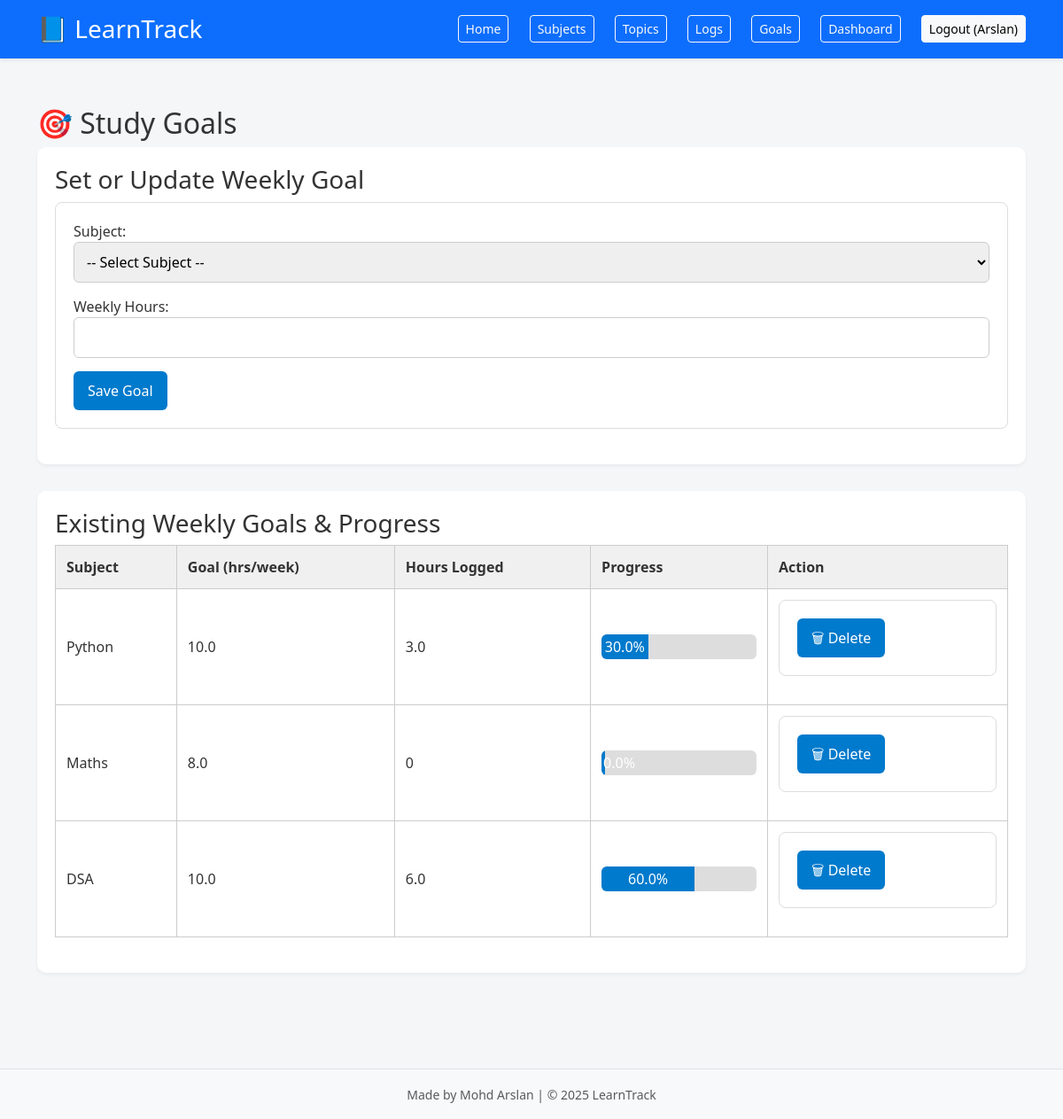
The page /goals (signed in) on the database its author committed.
### tables this page shows
CREATE TABLE users (
                id INTEGER PRIMARY KEY AUTOINCREMENT,
                username TEXT NOT NULL UNIQUE,
                password TEXT NOT NULL
            );

CREATE TABLE goals (
                id INTEGER PRIMARY KEY AUTOINCREMENT,
                subject_id INTEGER,
                weekly_hours REAL NOT NULL,
                user_id INTEGER NOT NULL,
                FOREIGN KEY(subject_id) REFERENCES subjects(id),
                FOREIGN KEY(user_id) REFERENCES users(id)
            );

CREATE TABLE subjects (
                id INTEGER PRIMARY KEY AUTOINCREMENT,
                name TEXT NOT NULL,
                user_id INTEGER NOT NULL,
                FOREIGN KEY(user_id) REFERENCES users(id)
            );

### api/goals_routes.py (the view, shortened to what this page needs)
@goal_bp.route('/goals', methods=['GET', 'POST'])
@login_required
def goals():
    with get_connection() as conn:
        cursor = conn.cursor()
        cursor.execute("SELECT id, name FROM subjects WHERE user_id = ?", (current_user.id,))
        subjects = cursor.fetchall()
        cursor.execute('''
            SELECT g.id, s.name, g.weekly_hours,
                IFNULL((
                    SELECT SUM(hours) FROM logs
                    WHERE subject_id = g.subject_id AND user_id = ?
                ), 0) as total_hours
            FROM goals g
            JOIN subjects s ON g.subject_id = s.id
            WHERE g.user_id = ?
        ''', (current_user.id, current_user.id))
        goals = cursor.fetchall()
    return render_template('goals.html', goals=goals, subjects=subjects)

### app.py (called while the page is built)
@login_manager.user_loader
def load_user(user_id):
    with get_connection() as conn:
        cursor = conn.cursor()
        cursor.execute("SELECT username FROM users WHERE id = ?", (user_id,))
        row = cursor.fetchone()
        if row:
            return User(user_id, row[0])  # ✅ Return a User object
        return None

### models.py (called while the page is built)
def get_connection():
    return sqlite3.connect(DB_NAME)

### templates/goals.html (shortened to what this page needs)
{% extends 'base.html' %}
{% block content %}
<h2>🎯 Study Goals</h2>
<div class="dashboard-section">
    <h3>Set or Update Weekly Goal</h3>
    <form method="POST" onsubmit="return validateForm();">
        <label for="subject_id">Subject:</label>
        <select name="subject_id" id="subject_id" required>
            <option value="">-- Select Subject --</option>
        </select>
        <label for="weekly_hours">Weekly Hours:</label>
        <input type="number" name="weekly_hours" id="weekly_hours" step="0.1" min="0" required>
        <button type="submit">Save Goal</button>
    </form>
</div>
<div class="dashboard-section">
    <h3>Existing Weekly Goals & Progress</h3>
    {% if goals %}
    <table>
        <tr>
            <th>Subject</th>
            <th>Goal (hrs/week)</th>
            <th>Hours Logged</th>
            <th>Progress</th>
            <th>Action</th>
        </tr>
        {% for goal in goals %}
        {% set percentage = (goal[3] / goal[2]) * 100 if goal[2] > 0 else 0 %}
        <tr>
            <td>{{ goal[1] }}</td>
            <td>{{ goal[2] }}</td>
            <td>{{ goal[3]|round(1) }}</td>
            <td style="width: 200px;">
                <div style="background-color: #ddd; border-radius: 6px; overflow: hidden;">
                    <div style="width: {{ percentage if percentage <= 100 else 100 }}%; background-color: #007acc; color: white; text-align: center; padding: 2px;">
                        {{ percentage|round(1) }}%
                    </div>
                </div>
            </td>
            <td>
                <form method="POST" action="{{ url_for('goals.delete_goal', id=goal[0]) }}" onsubmit="return confirm('Delete this goal?');">
                    <button type="submit">🗑 Delete</button>
                </form>
            </td>
        </tr>
        {% endfor %}
    </table>
    {% else %}
        <p>No goals added yet.</p>
    {% endif %}
</div>
{% endblock %}

### templates/base.html (shortened to what this page needs)
<!DOCTYPE html>
<html lang="en">
<head>
    <link href="https://cdn.jsdelivr.net/npm/bootstrap@5.3.0/dist/css/bootstrap.min.css" rel="stylesheet">
    <link rel="stylesheet" href="{{ url_for('static', filename='style.css') }}">
</head>
<body>
<header class="bg-primary text-white p-3 shadow-sm mb-4">
    <div class="container d-flex justify-content-between align-items-center flex-wrap">
        <h1 class="fs-3 mb-0"><a href="{{ url_for('dashboard.index') }}" class="text-white text-decoration-none">📘 LearnTrack</a></h1>
        <nav class="mt-2 mt-sm-0">
            <a href="{{ url_for('dashboard.index') }}" class="btn btn-outline-light btn-sm me-1">Home</a>
            <a href="{{ url_for('subjects.subjects') }}" class="btn btn-outline-light btn-sm me-1">Subjects</a>
            <a href="{{ url_for('topics.topics') }}" class="btn btn-outline-light btn-sm me-1">Topics</a>
            <a href="{{ url_for('logs.log_study') }}" class="btn btn-outline-light btn-sm me-1">Logs</a>
            <a href="{{ url_for('goals.goals') }}" class="btn btn-outline-light btn-sm me-1">Goals</a>
            <a href="{{ url_for('dashboard.dashboard') }}" class="btn btn-outline-light btn-sm me-1">Dashboard</a>
            {% if current_user.is_authenticated %}
                <a href="{{ url_for('auth.logout') }}" class="btn btn-light btn-sm">Logout ({{ current_user.username }})</a>
            {% else %}
                <a href="{{ url_for('auth.login') }}" class="btn btn-light btn-sm me-1">Login</a>
                <a href="{{ url_for('auth.register') }}" class="btn btn-light btn-sm">Register</a>
            {% endif %}
        </nav>
    </div>
</header>
<main class="container mb-5">
    {% block content %}{% endblock %}
</main>
<footer class="text-center text-muted py-3 bg-light border-top">
    <small>Made by Mohd Arslan | © 2025 LearnTrack</small>
</footer>
</body>
</html>

### static/style.css (style rules this page uses)
body { margin: 0; font-family: 'Segoe UI', Tahoma, Geneva, Verdana, sans-serif; background-color: #f4f6f8; color: #333; }
a { color: #007acc; text-decoration: none; }
header { background-color: #007acc; color: white; padding: 15px 30px; display: flex; justify-content: space-between; align-items: center; flex-wrap: wrap; }
header h1 { margin: 0; font-size: 24px; }
header nav { margin-top: 10px; }
header nav a { margin-left: 15px; color: white; font-weight: 500; }
main { padding: 30px 20px; max-width: 960px; margin: auto; }
table { width: 100%; border-collapse: collapse; margin-bottom: 20px; }
th, td { border: 1px solid #ccc; padding: 12px; text-align: left; }
th { background-color: #f0f0f0; }
form { background-color: white; padding: 20px; border: 1px solid #ddd; border-radius: 8px; margin-bottom: 20px; }
input[type="text"], input[type="number"], input[type="date"], select { padding: 10px; width: 100%; margin-bottom: 15px; border: 1px solid #ccc; border-radius: 6px; }
input[type="submit"], button { background-color: #007acc; color: white; padding: 10px 16px; border: none; border-radius: 6px; cursor: pointer; }
.dashboard-section { background-color: white; padding: 20px; margin-bottom: 30px; border-radius: 10px; box-shadow: 0 2px 4px rgba(0,0,0,0.05); }
footer { text-align: center; padding: 20px; background-color: #e0e0e0; color: #333; margin-top: 40px; }

### rows shown on the page
users: username "Arslan"
goals: name "Python", weekly_hours "10.0", goal "3.0", percentage "30.0"
goals: name "Maths", weekly_hours "8.0", goal "0", percentage "0.0"
goals: name "DSA", weekly_hours "10.0", goal "6.0", percentage "60.0"
